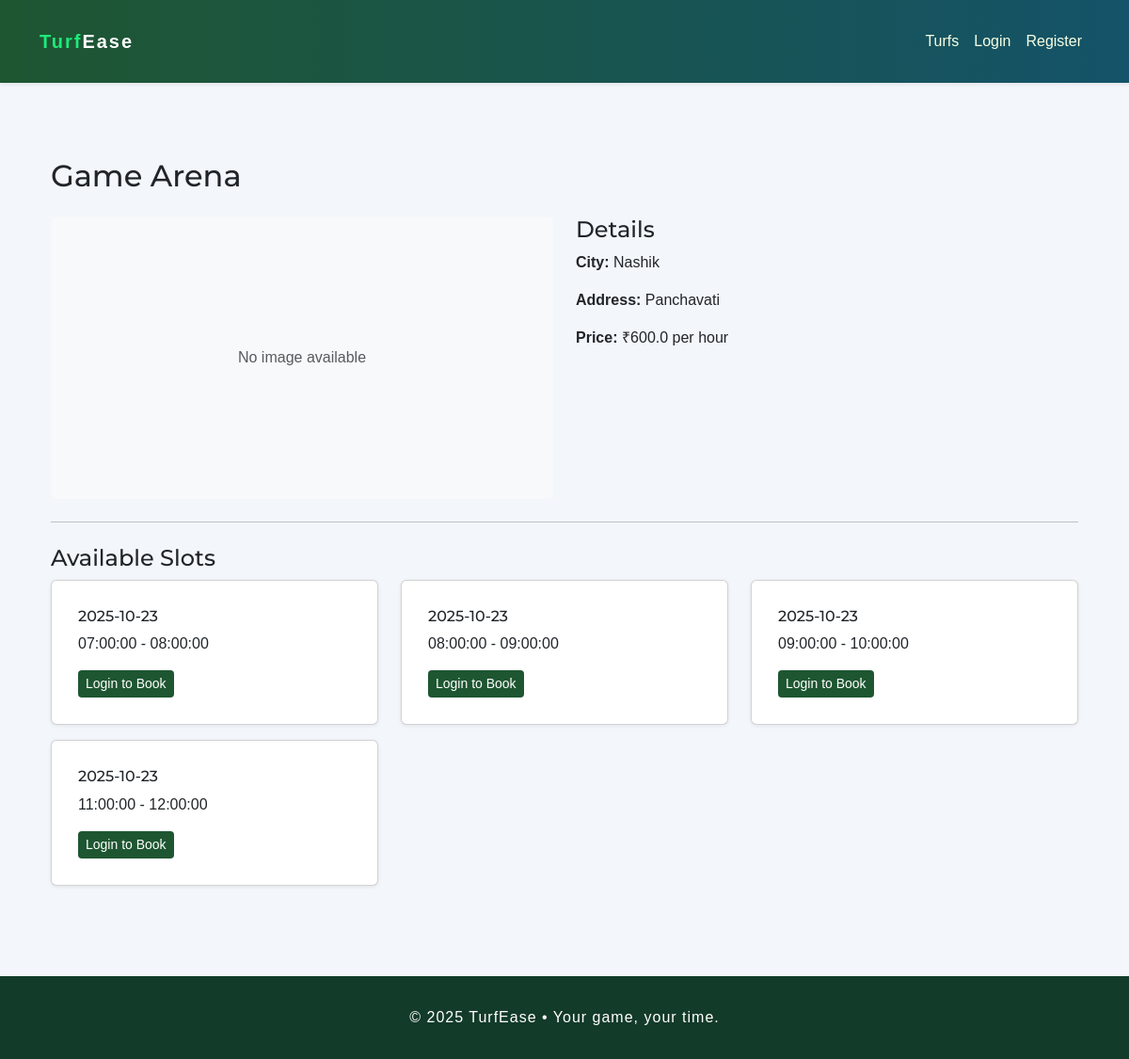
/turf/3, run on the app's committed database.
### turf_app/models.py (models this page shows, shortened)
class Turf(db.Model):
    id = db.Column(db.Integer, primary_key=True)
    owner_id = db.Column(db.Integer, db.ForeignKey('user.id'), nullable=False)
    name = db.Column(db.String(120), nullable=False)
    city = db.Column(db.String(80))
    address = db.Column(db.String(200))
    price_per_hour = db.Column(db.Float, nullable=False, default=500.0)
    description = db.Column(db.Text)
    image = db.Column(db.String(200))
    created_at = db.Column(db.DateTime, default=datetime.utcnow)
    updated_at = db.Column(db.DateTime, default=datetime.utcnow, onupdate=datetime.utcnow)
    owner = db.relationship('User', back_populates='turfs')
    slots = db.relationship('Slot', back_populates='turf', lazy=True, cascade='all, delete-orphan')
    bookings = db.relationship('Booking', back_populates='turf', lazy=True, cascade='all, delete-orphan')

class Slot(db.Model):
    id = db.Column(db.Integer, primary_key=True)
    turf_id = db.Column(db.Integer, db.ForeignKey('turf.id'), nullable=False)
    date = db.Column(db.Date, nullable=False)
    start_time = db.Column(db.Time, nullable=False)
    end_time = db.Column(db.Time, nullable=False)
    is_booked = db.Column(db.Boolean, default=False)
    created_at = db.Column(db.DateTime, default=datetime.utcnow)
    turf = db.relationship('Turf', back_populates='slots')
    booking = db.relationship('Booking', back_populates='slot', uselist=False, cascade='all, delete-orphan')

### turf_app/main.py (the view)
@main_bp.route('/turf/<int:turf_id>')
def turf_details(turf_id):
    turf = Turf.query.get_or_404(turf_id)
    slots = Slot.query.filter_by(turf_id=turf_id).order_by(Slot.date, Slot.start_time).all()
    return render_template('turf_details.html', turf=turf, slots=slots)

### turf_app/templates/turf_details.html (shortened to what this page needs)
{% extends 'base.html' %} {% block content %}
<div class="container my-4">
  <h2 class="mb-4">{{ turf.name }}</h2>
  <div class="row">
    <div class="col-md-6">
      {% if turf.image %}
      <img
        src="{{ url_for('static', filename=turf.image) }}"
        class="img-fluid rounded"
        alt="{{ turf.name }}"
      />
      {% else %}
      <div
        class="bg-light rounded d-flex align-items-center justify-content-center"
        style="height: 300px"
      >
        <span class="text-muted">No image available</span>
      </div>
      {% endif %}
    </div>
    <div class="col-md-6">
      <h4>Details</h4>
      <p><strong>City:</strong> {{ turf.city or 'Not specified' }}</p>
      <p><strong>Address:</strong> {{ turf.address or 'Not specified' }}</p>
      <p><strong>Price:</strong> ₹{{ turf.price_per_hour }} per hour</p>
    </div>
  </div>
  <hr class="my-4" />
  <h4>Available Slots</h4>
  {% if slots %}
  <div class="row">
    {% for slot in slots %} {% if not slot.is_booked %}
    <div class="col-md-4 mb-3">
      <div class="card">
        <div class="card-body">
          <h6 class="card-title">{{ slot.date }}</h6>
          <p class="card-text">{{ slot.start_time }} - {{ slot.end_time }}</p>
          {% if current_user.is_authenticated and not current_user.is_owner %}
          <form
            method="post"
            action="{{ url_for('main.book_slot', slot_id=slot.id) }}"
          >
            <input type="hidden" name="csrf_token" value="{{ csrf_token() }}" />
            <button type="submit" class="btn btn-success btn-sm">
              Book Now
            </button>
          </form>
          {% elif not current_user.is_authenticated %}
          <a href="{{ url_for('auth.login') }}" class="btn btn-primary btn-sm"
            >Login to Book</a
          >
          {% endif %}
        </div>
      </div>
    </div>
    {% endif %} {% endfor %}
  </div>
  {% else %}
  <div class="alert alert-info">No available slots for this turf.</div>
  {% endif %}
</div>
{% endblock %}

### turf_app/templates/base.html (shortened to what this page needs)
<!DOCTYPE html>
<html lang="en">
  <head>
    <link
      rel="stylesheet"
      href="{{ url_for('static', filename='css/style.css') }}"
    />
    <link
      href="https://cdn.jsdelivr.net/npm/bootstrap@5.3.2/dist/css/bootstrap.min.css"
      rel="stylesheet"
    />
  </head>
  <body>
    <nav class="navbar navbar-expand-lg shadow-sm">
      <div class="container">
        <a class="navbar-brand fw-bold" href="{{ url_for('main.index') }}">
          <span style="color: #1eeb7a">Turf</span
          ><span style="color: #fff">Ease</span>
        </a>
        <div class="collapse navbar-collapse" id="navbarNav">
          <ul class="navbar-nav ms-auto mb-2 mb-lg-0">
            <li class="nav-item">
              <a
                class="nav-link {% if request.endpoint=='main.turf_list' %}active{% endif %}"
                href="{{ url_for('main.turf_list') }}"
                >Turfs</a
              >
            </li>
             {% if current_user.is_authenticated %}
            <li class="nav-item">
              <a class="nav-link" href="{{ url_for('main.booking_history') }}"
                >My Bookings</a
              >
            </li>
            <li class="nav-item">
              <a class="nav-link" href="{{ url_for('auth.logout') }}">Logout</a>
            </li>
            {% else %}
            <li class="nav-item">
              <a class="nav-link" href="{{ url_for('auth.login') }}">Login</a>
            </li>
            <li class="nav-item">
              <a class="nav-link" href="{{ url_for('auth.register') }}"
                >Register</a
              >
            </li>
            {% endif %}
          </ul>
        </div>
      </div>
    </nav>
    <main class="container my-4">
       {% block content %}{% endblock %}
    </main>
    <footer class="py-3 mt-auto shadow-sm">
      <div class="container text-center">
        © 2025 TurfEase &bull; Your game, your time.
      </div>
    </footer>
  </body>
</html>

### turf_app/static/css/style.css (style rules this page uses)
:root { --maxw: 1100px; --accent: #1e90ff; --muted: #666; }
* { box-sizing: border-box; font-family: Arial, Helvetica, sans-serif; }
body { margin: 0; color: #222; line-height: 1.4; background: #f8f9fa; }
.container { max-width: var(--maxw); margin: 0 auto; padding: 16px; }
.card { background: #fff; padding: 12px; border-radius: 8px; box-shadow: 0 1px 4px rgba(0, 0, 0, 0.08); }
.btn { border-radius: 6px; cursor: pointer; }

### turf_app/templates/base.html (style rules this page uses)
body { background: #f3f6fa; display: flex; flex-direction: column; min-height: 100vh; font-family: "Roboto", sans-serif; }
.navbar { background: linear-gradient(90deg, #1e5631 0%, #145369 100%); }
.navbar-brand { font-family: "Montserrat", sans-serif; letter-spacing: 2px; color: #fff !important; }
.nav-link, .navbar-nav .nav-link.active { color: #f9ffe3 !important; font-weight: 500; }
footer { background: #133b29; color: #fff; font-size: 1rem; letter-spacing: 1px; }
.btn-primary { background-color: #1e5631; border: none; }
main { flex: 1; }
h1, h2, h3, h4, h5, h6 { font-family: "Montserrat", sans-serif; }

### data on the page
Turf: name "Game Arena", city "Nashik", address "Panchavati", price_per_hour "600.0"
Slot: date "2025-10-23", start_time "07:00:00", end_time "08:00:00"
Slot: date "2025-10-23", start_time "08:00:00", end_time "09:00:00"
Slot: date "2025-10-23", start_time "09:00:00", end_time "10:00:00"
Slot: date "2025-10-23", start_time "11:00:00", end_time "12:00:00"
